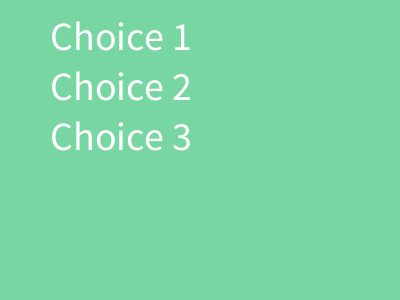
Frame 1 (no input)
Frame 60 (the mouse pressed at the canvas centre just before this capture): identical to frame 1, image omitted
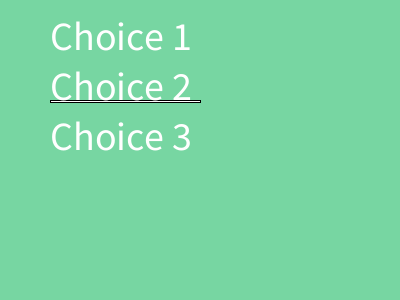
Frame 120 (the mouse held since frame 60 and released just before this capture)

The Processing sketch that drew these frames (run headless with seeded random() and noise(); from frame 60 on, the mouse is pressed at the canvas centre):

// Processing sketch: week12_4_random
// ── week12_4_random.pde
void setup(){
  size(400,300);
  textSize(40);
}
int choice = -1;//-1:沒選,0:Choice 1
void draw(){
  background(#77D6A2);
  fill(#FFFFFF);
  if(choice==0) rect(50,50,150,2);
  if(choice==1) rect(50,100,150,2);
  if(choice==2) rect(50,150,150,2);
  text("Choice 1",50,50);
  text("Choice 2",50,100);
  text("Choice 3",50,150);
}
void mousePressed(){
  choice=int(random(3));//choice=(choice + 1)%3;
}
